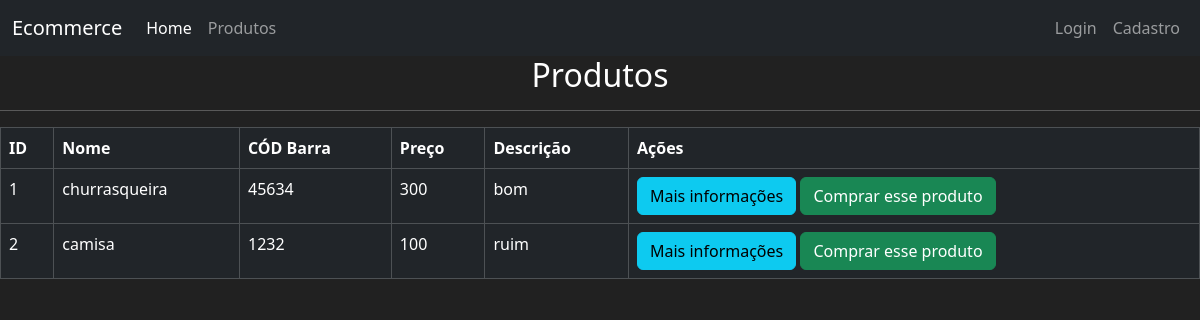
/produtos, run on an earlier commit of the app's database.
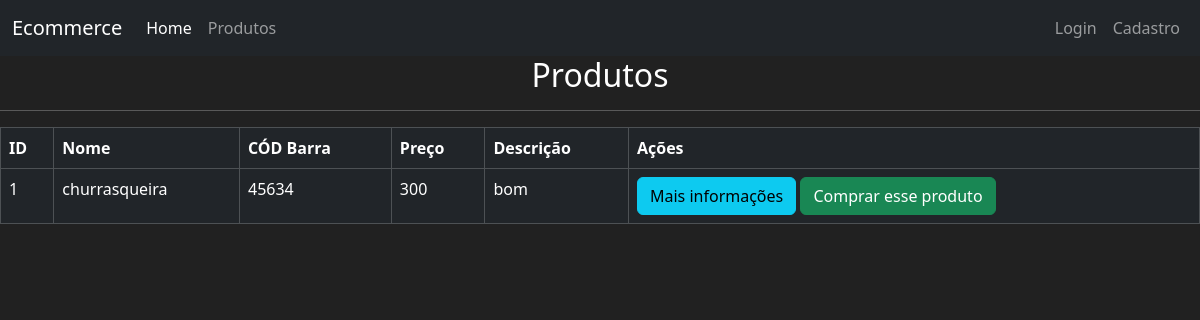
And on a later commit of the database.
### mercado/models.py (models this page shows, shortened)
class Item(db.Model):
    id = db.Column(db.Integer, primary_key=True)
    nome = db.Column(db.String(length=30), nullable=False, unique=True)
    preco = db.Column(db.Integer, nullable = False)
    cod_barra = db.Column(db.String(length=12), nullable = False, unique=True)
    descricao = db.Column(db.String(length=1024), nullable = False, unique=True)
    dono = db.Column(db.Integer, db.ForeignKey('user.id'))

### mercado/routes.py (the view)
@app.route('/produtos')
def page_produto():
    itens=Item.query.all()
    return render_template("produtos.html",itens=itens)

### mercado/templates/produtos.html (shortened to what this page needs)
{%extends 'base.html'%}
{%block conteudos%}
  <h2 style="text-align: center;">Produtos</h2>
      <hr>
      <table class="table table-hover table-dark table-bordered">
        <thead>
          <tr>
            <th scope="col">ID</th>
            <th scope="col">Nome</th>
            <th scope="col">CÓD Barra</th>
            <th scope="col">Preço</th>
            <th scope="col">Descrição</th>
            <th scope="col">Ações</th>
          </tr>
        </thead>
        <tbody>
          {% for item in itens%}
          <tr>
            <td>{{item.id}}</td>
            <td>{{item.nome}}</td>
            <td>{{item.cod_barra}}</td>
            <td>{{item.preco}}</td>
            <td>{{item.descricao}}</td>
            <td>
              <button class="btn btn-outline btn-info">Mais informações</button>
              <button class="btn btn-outline btn-success">Comprar esse produto</button>
            </td>
          </tr>
          {%endfor%}
        </tbody>
      </table>
{%endblock%}

### mercado/templates/base.html (shortened to what this page needs)
<!DOCTYPE html>
<html lang="en">
<head>
    <link rel="stylesheet" href="https://cdn.jsdelivr.net/npm/bootstrap@5.3.3/dist/css/bootstrap.min.css">
</head>
<body>
    <nav class="navbar navbar-expand-lg navbar-dark bg-dark">
        <div class="container-fluid">
          <a class="navbar-brand" href="#">Ecommerce</a>
          <div class="collapse navbar-collapse" id="navbarNavAltMarkup">
            <div class="navbar-nav">
              <a class="nav-link active" aria-current="page" href="{{url_for('page_home')}}">Home</a>
              <a class="nav-link" href="{{url_for('page_produto')}}">Produtos</a>
            </div>
            <div class="navbar-nav ms-auto">
              <a class="nav-link" href="{{url_for('page_login')}}">Login</a>
              <a class="nav-link" href="{{url_for('page_cadastro')}}">Cadastro</a>
            </div>
          </div>
        </div>
      </nav>
      {%block conteudos%}
      {%endblock%}
</body>
</html>

### mercado/templates/base.html (style rules this page uses)
body { background-color: #212121; color: white; }

What changed in the data, as far as the page shows it:
removed Item: id "2", nome "camisa", cod_barra "1232", preco "100", descricao "ruim"
